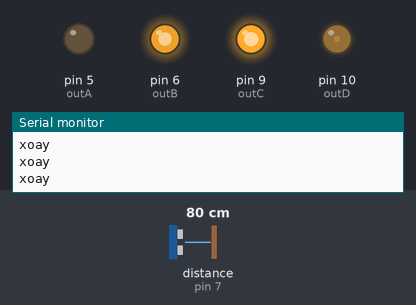
The sketch below on a simulated Arduino Uno, built with avr-gcc and run on an emulated ATmega328P. Parts: output pins drawn as LEDs (lit = HIGH), the last lines printed to the serial monitor. Inputs (shaded band) come from the test bench; at power-on: distance to the obstacle (sensor on pin 7) 80 cm. The echo pulse lasts 58.3 µs per cm.

Above: at 1.2 s.
1.3 s: distance to the obstacle (sensor on pin 7) set to 55 cm
2.8 s: distance to the obstacle (sensor on pin 7) set to 47 cm
At 3.3 s:
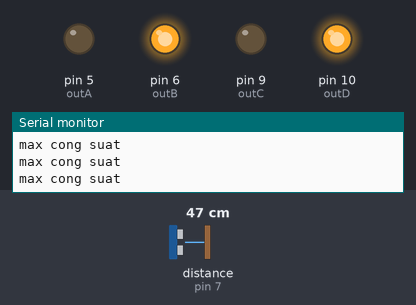
4.3 s: distance to the obstacle (sensor on pin 7) set to 60 cm
At 4.8 s:
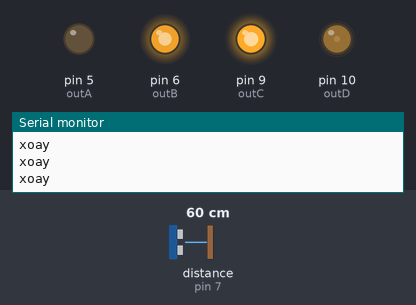
5.8 s: distance to the obstacle (sensor on pin 7) set to 2 cm
At 7.0 s:
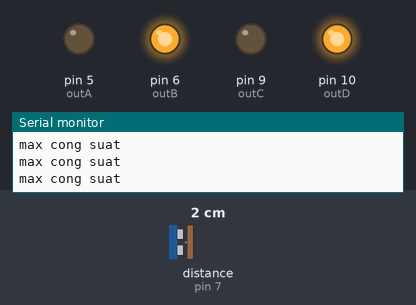
Timing chart, 0 to 8.3 s (numbered marks = the images above; inputs shaded):
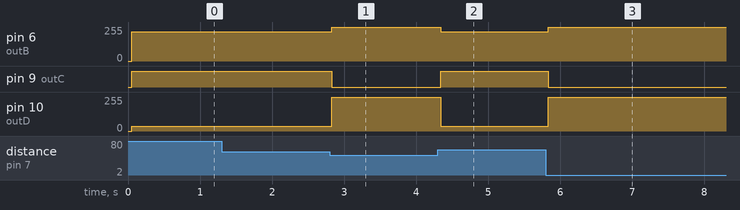

The sketch:

test_srf04.ino
```cpp
/*hướng dẫn kết nối:
 *chân D dò line trái trên  : nối với chân A0 của arduino
 *chân D dò line trái dưới  : nối với chân A1 của arduino
 *chân D dò line phải trên  : nối với chân A2 của arduino
 *chân D dò line phải dưới  : nối với chân A3 của arduino
 *INA-INB-INC-IND của module L298 nối với 5-6-9-10 của arduino
 *trig  và echo của SRF-04 nối với 8-7 của arduino
 */
#include <NewPing.h>

//dong co
const int outA = 5;
const int outB = 6;//banh trai

const int outC = 9;
const int outD = 10;//banh phai
//SRF-04
#define TRIGGER_PIN  8
#define ECHO_PIN     7
#define MAX_DISTANCE 50
NewPing sonar(TRIGGER_PIN, ECHO_PIN, MAX_DISTANCE);

//cai dat cac gioi han toc do
int pulseRight=220;
int pulseLeft=220;
int pulseRightmin=150;
int pulseLeftmin=150;
int pulseRightmax=255;
int pulseLeftmax=255;

int kc,kctruoc;
//////////////////////////////////////////////////////////Chuong trinh cai dat cac thong so ban dau
void setup()
{
  ////////control motor DC//////////////
  //Cac chan dieu khien motor la cac chan xuat
  pinMode(outA, OUTPUT);pinMode(outB, OUTPUT);pinMode(outC, OUTPUT);pinMode(outD, OUTPUT);
  //dung 2 dong co
  motor_left_run(0,0);motor_right_run(0,0);
  //Khoi dong UART
  Serial.begin(9600);
  //doc lai gia tri khoang cach va do line
 dockc();

}
///// Chuong trinh con doc khoang cach va luu vao bien kc
void dockc()
{ //doc 2 lan de chong nhieu
  kctruoc=sonar.ping_cm();delay(10);
  kc=sonar.ping_cm();delay(10);
  while (((kc==0)&&(kctruoc!=0))||((kc!=0)&&(kctruoc==0))) {kctruoc=kc;kc=sonar.ping_cm();delay(10);}
//Serial.print("Ping: ");Serial.print(kc); Serial.println("cm");
}
//////////////////////////////
/////////Chuong trinh chinh
//////////////////////////////
void loop()
{ dockc();
  if (kc) {Serial.println("max cong suat");   motor_left_run(pulseLeftmax,0);motor_right_run(pulseRightmax,0);}
  else {Serial.println("xoay ");  motor_left_run(pulseLeft,0);motor_right_run(pulseRight,1);}
}
/////////////////////
/*********************************************************************
        SUBROTINES
*********************************************************************/
//******dieu khien banh Trai******
//********************************
void motor_left_run(int speedmotor,boolean dir)
{// speedmotor 0 --> 255 (0=min  /// 255= max)
 // dir: 0 false  --> run head (quay thuan)
 //      1 true   --> run back (quay nghich)
 if (dir == 0)
 {// quay thuan
   analogWrite (outB, speedmotor);
   digitalWrite(outA, LOW);
 }
 else
 {// quay nghich
   analogWrite (outB, 255 - speedmotor);
   digitalWrite(outA, HIGH);
 }
}
//******dieu khien banh Phai******
//********************************
void motor_right_run(int speedmotor,boolean dir)
{// speedmotor 0 --> 255 (0=min  /// 255= max)
 // dir: 0 false  --> run head (quay thuan)
 //      1 true   --> run back (quay nghich)
 if (dir == 0)
 {// quay thuan
   analogWrite (outD, speedmotor);
   digitalWrite(outC, LOW);
 }
 else
 { // quay nghich
   analogWrite (outD, 255 - speedmotor);
   digitalWrite(outC, HIGH);
 }
}
```

Measured:
- the behaviour switches between 51 and 50 cm on distance to the obstacle (sensor on pin 7) (found by bisection; images 0 and 1)
- after the input at 2.8 s, pin 6 (outB): 220/255 → 255/255 at once; pin 9 (outC): HIGH → LOW at once; pin 10 (outD): 35/255 → 255/255 at once
- after the input at 4.3 s, pin 6 (outB): 255/255 → 220/255 at once; pin 9 (outC): LOW → HIGH at once; pin 10 (outD): 255/255 → 35/255 at once
- after the input at 5.8 s, pin 6 (outB): 220/255 → 255/255 at once; pin 9 (outC): HIGH → LOW at once; pin 10 (outD): 35/255 → 255/255 at once
